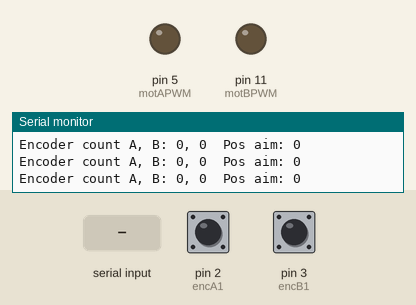
Simulated run of this sketch. Board: Arduino Uno, built with avr-gcc and run on an emulated ATmega328P. Parts: output pins drawn as LEDs (lit = HIGH), the last lines printed to the serial monitor. Inputs (shaded band) come from the test bench; at power-on: pin 2 (encA1) HIGH, pin 3 (encB1) HIGH.

Above: at 1.2 s.
1.3 s: "90,45\n" received over Serial
At 2.2 s:
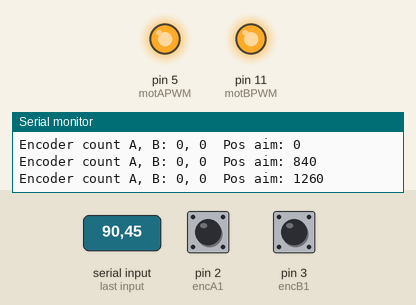
2.8 s: "30,150\n" received over Serial
5.8 s: "5\n" received over Serial
Timing chart, 0 to 8.8 s (numbered marks = the images above; inputs shaded):
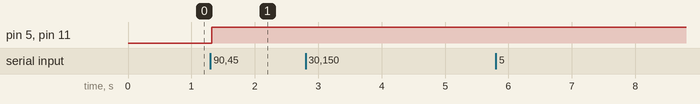

The sketch:

V4.ino
```cpp
#include <PIDController.h>

#define encA1 2
#define encA2 4
#define motAPWM 5
#define motADir 12

#define encB1 3
#define encB2 6
#define motBPWM 11
#define motBDir 13

volatile long int encAPos = 0;
volatile long int encBPos = 0;
PIDController pos_pid;
int motVal = 255;

long int inputVal = 0;
long int targetPos = 0;

void setup()
{
  Serial.begin(9600);

  pinMode(encA1, INPUT_PULLUP);
  pinMode(encA2, INPUT_PULLUP);
  pinMode(motAPWM, OUTPUT);

  pinMode(encB1, INPUT_PULLUP);
  pinMode(encB2, INPUT_PULLUP);
  pinMode(motBPWM, OUTPUT);

  attachInterrupt(digitalPinToInterrupt(encA1), encACount, RISING);
  attachInterrupt(digitalPinToInterrupt(encB1), encBCount, RISING);

  pos_pid.begin();
  pos_pid.tune(20, 0, 2500);
  pos_pid.limit(-255, 255);
}

void loop()
{
  updateInput();

  pos_pid.setpoint(targetPos);
  motVal = pos_pid.compute(encAPos);

  if(motVal > 0)
  {
    motAAntiClock(motVal);
  }
  else
  {
    motAClock(abs(motVal));
  }

  Serial.print("Encoder count A, B: "); Serial.print(encAPos); Serial.print(", ");
  Serial.print(encBPos);
  Serial.print("\t"); Serial.print("Pos aim: "); Serial.println(targetPos);

  //Serial.print(encAPos); Serial.print("\t"); Serial.println(encBPos);
  delay(2);
}

void encACount()
{
  if(digitalRead(encA2) == HIGH)
  {
    encAPos ++;
  }
  else
  {
    encAPos --;
  }
}
void encBCount()
{
  if(digitalRead(encB2) == HIGH)
  {
    encBPos ++;
  }
  else
  {
    encBPos --;
  }
}

void motAClock(int pwmOut)
{
  motBClock(pwmOut);
  if(pwmOut > 40)
  {
    digitalWrite(motADir, false);
    analogWrite(motAPWM, pwmOut);
  }
  else
  {
    digitalWrite(motAPWM, LOW);
  }
}
void motAAntiClock(int pwmOut)
{
  motBAntiClock(pwmOut);
  if(pwmOut > 40)
  {
    digitalWrite(motADir, true);
    analogWrite(motAPWM, pwmOut);
  }
  else
  {
    digitalWrite(motAPWM, LOW);
  }
}

void motBClock(int pwmOut)
{
  if(pwmOut > 40)
  {
    digitalWrite(motBDir, false);
    analogWrite(motBPWM, pwmOut);
  }
  else
  {
    digitalWrite(motBPWM, LOW);
  }
}
void motBAntiClock(int pwmOut)
{
  if(pwmOut > 40)
  {
    digitalWrite(motBDir, true);
    analogWrite(motBPWM, pwmOut);
  }
  else
  {
    digitalWrite(motBPWM, LOW);
  }
}

void updateInput()
{
  if(Serial.available())
  {
    inputVal = Serial.parseInt();
    targetPos += (((float)inputVal/360) * 3360);
  }
}
```

Measured:
- after the input at 1.3 s, pin 5 (motAPWM), pin 11 (motBPWM): LOW → HIGH at once
